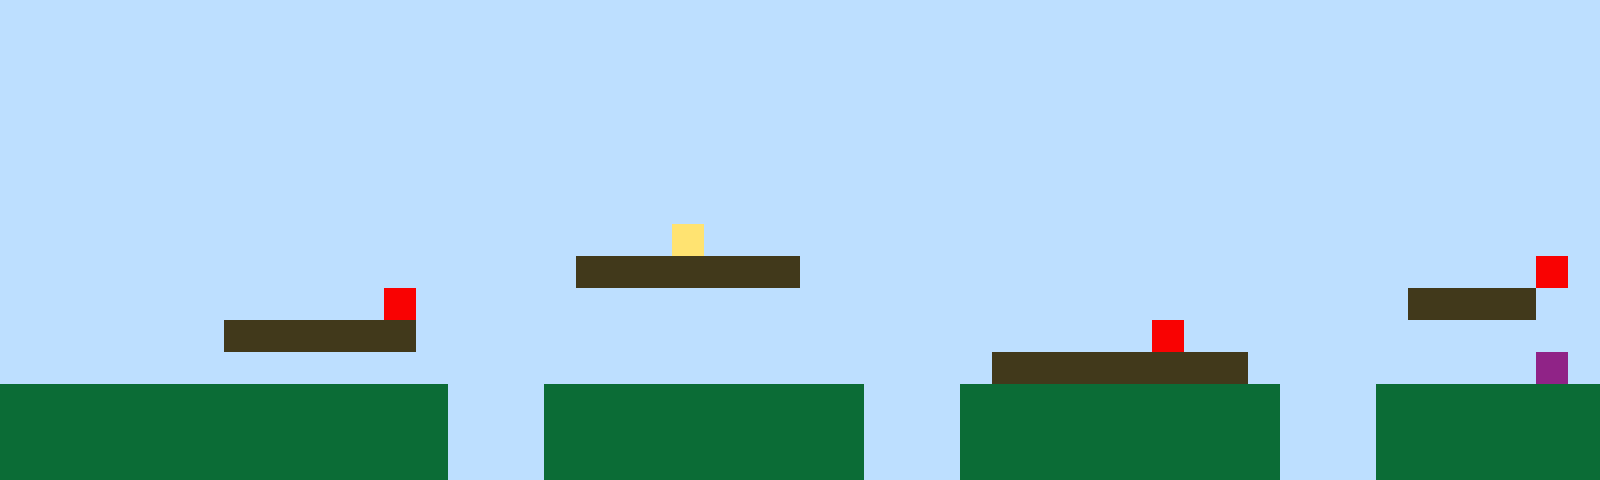

The image is a tile-based game level rendered from a .tmx file. Its description and complete source (layers, tilesets, objects, tile grids) follow:
An orthogonal 50x15 tile map with 32x32 px tiles, 1 tile layer (Tile Layer 1).

<map version="1.10" tiledversion="1.11.2" orientation="orthogonal" renderorder="right-up" width="50" height="15" tilewidth="32" tileheight="32" infinite="0" nextlayerid="2" nextobjectid="1"><editorsettings><export target="map1.csv" format="csv" /></editorsettings><tileset firstgid="1" name="sprites" tilewidth="32" tileheight="32" tilecount="6" columns="3"><image source="sprites.png" width="96" height="64" /></tileset><layer id="1" name="Tile Layer 1" width="50" height="15"><data encoding="csv">1,1,1,1,1,1,1,1,1,1,1,1,1,1,1,1,1,1,1,1,1,1,1,1,1,1,1,1,1,1,1,1,1,1,1,1,1,1,1,1,1,1,1,1,1,1,1,1,1,1,1,1,1,1,1,1,1,1,1,1,1,1,1,1,1,1,1,1,1,1,1,1,1,1,1,1,1,1,1,1,1,1,1,1,1,1,1,1,1,1,1,1,1,1,1,1,1,1,1,1,1,1,1,1,1,1,1,1,1,1,1,1,1,1,1,1,1,1,1,1,1,1,1,1,1,1,1,1,1,1,1,1,1,1,1,1,1,1,1,1,1,1,1,1,1,1,1,1,1,1,1,1,1,1,1,1,1,1,1,1,1,1,1,1,1,1,1,1,1,1,1,1,1,1,1,1,1,1,1,1,1,1,1,1,1,1,1,1,1,1,1,1,1,1,1,1,1,1,1,1,1,1,1,1,1,1,1,1,1,1,1,1,1,1,1,1,1,1,1,1,1,1,1,1,1,1,1,1,1,1,1,1,1,1,1,1,1,1,1,1,1,1,1,1,1,1,1,1,1,1,1,1,1,1,1,1,1,1,1,1,1,1,1,1,1,1,1,1,1,1,1,1,1,1,1,1,1,1,1,1,1,1,1,1,1,1,1,1,1,1,1,1,1,1,1,1,1,1,1,1,1,1,1,1,1,1,1,1,1,1,1,1,1,1,1,1,1,1,1,1,1,1,1,1,1,1,1,1,1,1,1,1,1,1,1,1,1,1,1,1,1,1,1,1,1,1,1,1,1,1,1,1,1,1,1,1,1,1,1,1,1,1,1,1,1,1,1,1,1,1,1,4,1,1,1,1,1,1,1,1,1,1,1,1,1,1,1,1,1,1,1,1,1,1,1,1,1,1,1,1,1,1,1,1,1,1,1,1,1,1,1,1,1,1,1,1,1,1,3,3,3,3,3,3,3,1,1,1,1,1,1,1,1,1,1,1,1,1,1,1,1,1,1,1,1,1,1,1,5,1,1,1,1,1,1,1,1,1,1,1,1,1,5,1,1,1,1,1,1,1,1,1,1,1,1,1,1,1,1,1,1,1,1,1,1,1,1,1,1,1,1,1,1,1,3,3,3,3,1,1,1,1,1,1,1,1,1,3,3,3,3,3,3,1,1,1,1,1,1,1,1,1,1,1,1,1,1,1,1,1,1,1,1,1,1,1,5,1,1,1,1,1,1,1,1,1,1,1,1,1,1,1,1,1,1,1,1,1,1,1,1,1,1,1,1,1,1,1,1,1,1,1,1,1,1,1,1,1,1,1,1,3,3,3,3,3,3,3,3,1,1,1,1,1,1,1,1,1,6,1,2,2,2,2,2,2,2,2,2,2,2,2,2,2,1,1,1,2,2,2,2,2,2,2,2,2,2,1,1,1,2,2,2,2,2,2,2,2,2,2,1,1,1,2,2,2,2,2,2,2,2,2,2,2,2,2,2,2,2,2,2,2,2,2,1,1,1,2,2,2,2,2,2,2,2,2,2,1,1,1,2,2,2,2,2,2,2,2,2,2,1,1,1,2,2,2,2,2,2,2,2,2,2,2,2,2,2,2,2,2,2,2,2,2,1,1,1,2,2,2,2,2,2,2,2,2,2,1,1,1,2,2,2,2,2,2,2,2,2,2,1,1,1,2,2,2,2,2,2,2</data></layer></map>
